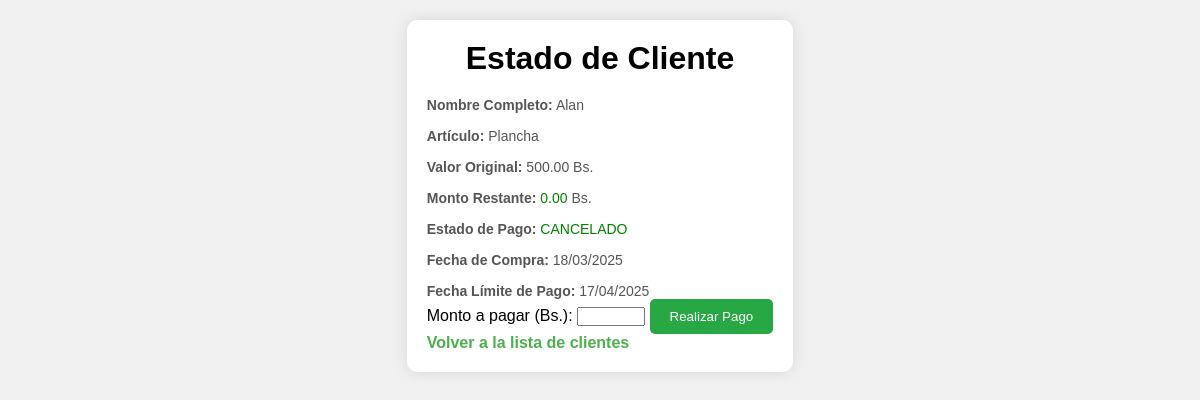
/php/gestionar_pagos.php?id_cliente=1, run on the app's committed database.
### tables this page shows
CREATE TABLE `clientes` (
  `id` int(11) NOT NULL,
  `nombre_completo` varchar(100) NOT NULL,
  `celular` varchar(20) NOT NULL,
  `articulo` varchar(50) NOT NULL,
  `valor` decimal(10,2) NOT NULL,
  `monto_restante` decimal(10,2) NOT NULL,
  `estado_pago` varchar(50) NOT NULL,
  `fecha_compra` date NOT NULL, 
  `id_usuario` date DEFAULT NULL
);

### php/gestionar_pagos.php (the view, shortened to what this page needs)
<?php
include 'includes/conexion.php';
if (isset($_GET['id_cliente']) && !empty($_GET['id_cliente'])) {
    $id_cliente = intval($_GET['id_cliente']);
    $sql = "SELECT nombre_completo, articulo, valor, monto_restante, estado_pago, fecha_compra FROM clientes WHERE id = ?";
    if ($stmt = $conn->prepare($sql)) {
        $stmt->bind_param("i", $id_cliente);
        $stmt->execute();
        $result = $stmt->get_result();
        if ($result->num_rows > 0) {
            $cliente = $result->fetch_assoc();
            $fecha_limite_pago = date("d/m/Y", strtotime($cliente['fecha_compra'] . ' + 30 days'));
        } else {
            echo "No se encontró al cliente con el ID proporcionado.";
            exit;
        }
    } else {
        echo "Error en la consulta SQL: " . $conn->error;
        exit;
    }
} else {
    echo "ID de cliente no proporcionado en la URL.";
    exit;
}
?>
<!DOCTYPE html>
<html lang="es">
<head>
    <link rel="stylesheet" href="css/styles.css">
</head>
<body>
<div class="container">
    <h1>Estado de Cliente</h1>
    <p><strong>Nombre Completo:</strong> <?php echo htmlspecialchars($cliente['nombre_completo']); ?></p>
    <p><strong>Artículo:</strong> <?php echo htmlspecialchars($cliente['articulo']); ?></p>
    <p><strong>Valor Original:</strong> <?php echo number_format($cliente['valor'], 2); ?> Bs.</p>
    <p><strong>Monto Restante:</strong> <span id="monto_restante" class="<?php echo $cliente['monto_restante'] == 0 ? 'cancelado' : ''; ?>">
        <?php echo number_format($cliente['monto_restante'], 2); ?></span> Bs.</p>
    <p><strong>Estado de Pago:</strong> <span class="<?php echo $cliente['estado_pago'] == 'CANCELADO' ? 'cancelado' : ''; ?>">
        <?php echo htmlspecialchars($cliente['estado_pago']); ?></span></p>
    <p><strong>Fecha de Compra:</strong> <?php echo date("d/m/Y", strtotime($cliente['fecha_compra'])); ?></p>
    <p><strong>Fecha Límite de Pago:</strong> <?php echo $fecha_limite_pago; ?></p>
    <form method="POST">
        <label for="monto_cobrado">Monto a pagar (Bs.):</label>
        <input type="number" name="monto_cobrado" step="0.01" min="0" max="<?php echo $cliente['monto_restante']; ?>" required>
        <button type="submit">Realizar Pago</button>
    </form>
    <a href="estado_cliente.php">Volver a la lista de clientes</a>
</div>
</body>
</html>

### css/styles.css (style rules this page uses)
body { font-family: Arial, sans-serif; background-color: #f4f7fc; margin: 0; padding: 0; display: flex; justify-content: center; align-items: center; }
a { color: #4CAF50; text-decoration: none; font-weight: bold; }
p { margin-top: 15px; font-size: 14px; color: #555; }
* { margin: 0; padding: 0; box-sizing: border-box; }
body { font-family: Arial, sans-serif; background-color: #f0f0f0; padding: 20px; }
.container { max-width: 800px; margin: 0 auto; background: #fff; padding: 20px; box-shadow: 0 0 15px rgba(0, 0, 0, 0.1); border-radius: 10px; }
h1 { text-align: center; margin-bottom: 20px; }
button { padding: 10px 20px; background-color: #28a745; color: white; border: none; border-radius: 5px; cursor: pointer; transition: background-color 0.3s ease; }

### php/gestionar_pagos.php (style rules this page uses)
.cancelado { color: green; }

### data on the page
clientes: nombre_completo "Alan", articulo "Plancha", valor "500.00", monto_restante "0.00", estado_pago "CANCELADO", fecha_compra "18/03/2025", fecha_compra "17/04/2025"
